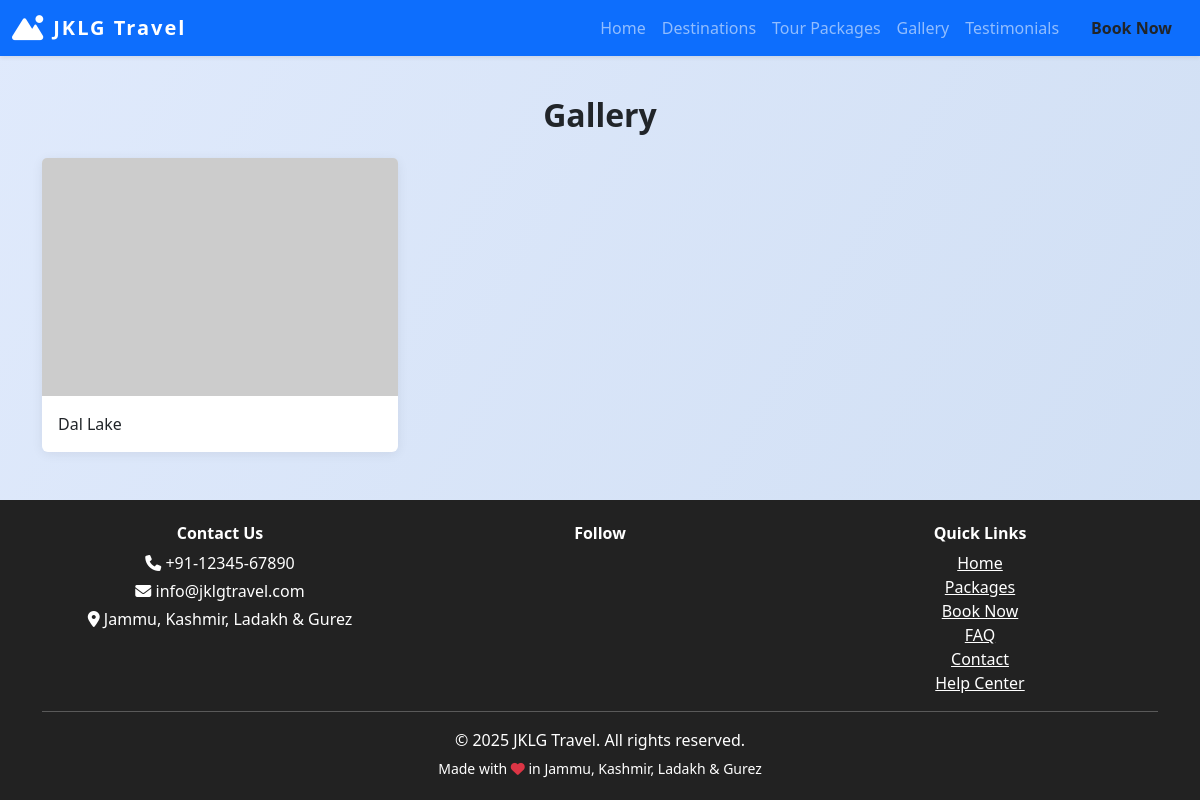
/gallery, run on an earlier commit of the app's database.
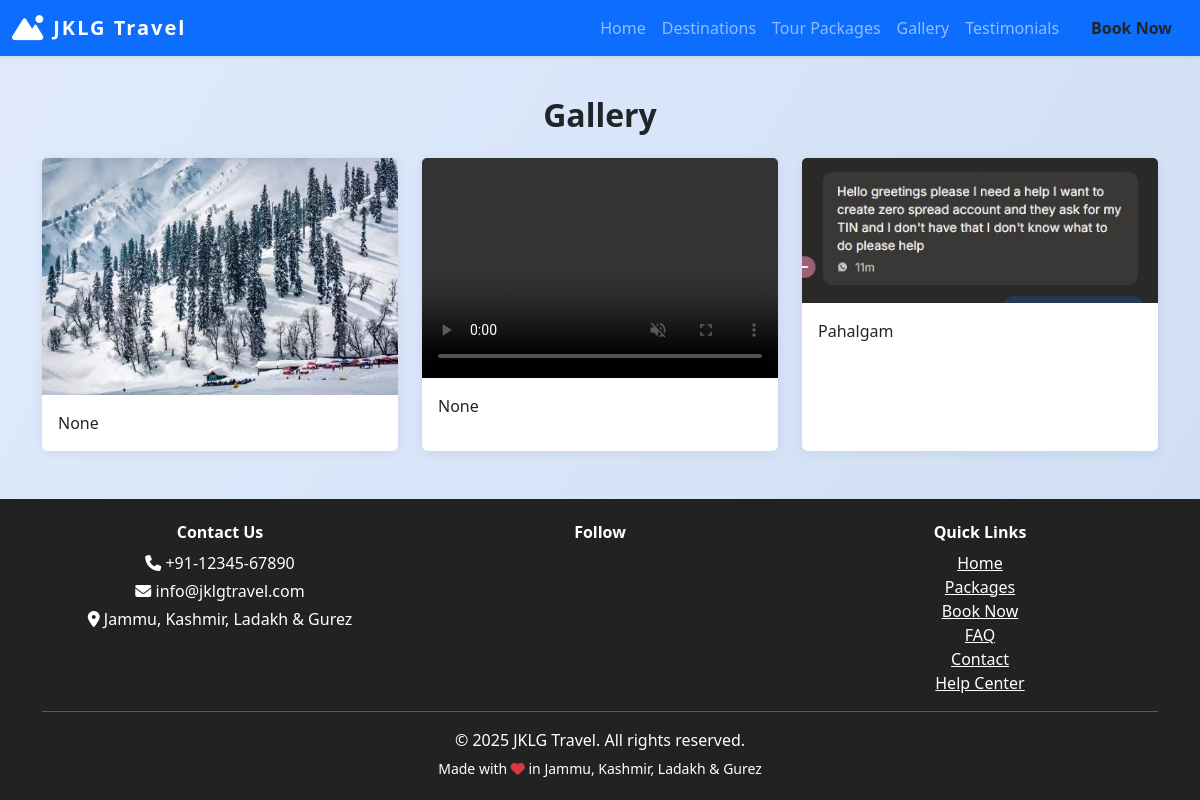
And on a later commit of the database.
### models.py (models this page shows)
class SiteSettings(db.Model):
    id = db.Column(db.Integer, primary_key=True)
    site_name = db.Column(db.String(120), default='JKLG Travel')
    site_title = db.Column(db.String(200), default='JKLG Travel - Explore Jammu, Kashmir, Ladakh & Gurez')
    logo = db.Column(db.String(200))
    phone = db.Column(db.String(30), default='+91-12345-67890')
    email = db.Column(db.String(120), default='info@jklgtravel.com')
    address = db.Column(db.String(200), default='Jammu, Kashmir, Ladakh & Gurez')
    facebook = db.Column(db.String(120))  # Username only
    instagram = db.Column(db.String(120))  # Username only
    twitter = db.Column(db.String(120))  # Username only
    linkedin = db.Column(db.String(120))  # Username only
    youtube = db.Column(db.String(120))  # Channel/user ID only
    whatsapp = db.Column(db.String(30))  # Number only
    telegram = db.Column(db.String(120))  # Username only
    meta_description = db.Column(db.String(300))
    about = db.Column(db.Text)
    google_analytics_id = db.Column(db.String(32))

class GalleryImage(db.Model):
    id = db.Column(db.Integer, primary_key=True)
    image = db.Column(db.String(200))
    caption = db.Column(db.String(200))
    video = db.Column(db.String(200))  # New field for video

### views.py (the view)
@main.route('/gallery')
def gallery():
    page = request.args.get('page', 1, type=int)
    per_page = 6
    pagination = GalleryImage.query.paginate(page=page, per_page=per_page, error_out=False)
    gallery = pagination.items
    return render_template('gallery.html', gallery=gallery, pagination=pagination)

### views.py (called while the page is built)
@main.context_processor
def inject_site_settings():
    settings = SiteSettings.query.first()
    return dict(site_settings=settings)

### templates/gallery.html (shortened to what this page needs)
{% extends 'base.html' %}
{% block content %}
<h2 class="section-title text-center">Gallery</h2>
<div class="row g-4">
    {% for g in gallery %}
    <div class="col-md-4">
        <div class="card h-100 gallery-card" data-bs-toggle="modal" data-bs-target="#galleryModal{{ g.id }}" style="cursor:pointer;">
            {% if g.image %}
            <img src="{{ url_for('static', filename='gallery/' + g.image) }}" class="card-img-top" alt="Gallery image">
            {% elif g.video %}
            <video class="card-img-top" src="{{ url_for('static', filename='gallery/' + g.video) }}" controls muted style="height:220px;object-fit:cover;"></video>
            {% else %}
            <img src="https://via.placeholder.com/600x400?text=Gallery" class="card-img-top" alt="Gallery image">
            {% endif %}
            <div class="card-body"><p class="card-text">{{ g.caption }}</p></div>
        </div>
    </div>
    {% endfor %}
</div>
{% endblock %}

### templates/base.html (shortened to what this page needs)
<!DOCTYPE html>
<html lang="en">
<head>
    <link rel="stylesheet" href="https://cdn.jsdelivr.net/npm/bootstrap@5.3.0/dist/css/bootstrap.min.css">
    <link rel="stylesheet" href="https://cdnjs.cloudflare.com/ajax/libs/font-awesome/6.4.0/css/all.min.css">
</head>
<body>
    <nav class="navbar navbar-expand-lg navbar-dark bg-primary shadow-sm">
        <div class="container-fluid">
            <a class="navbar-brand d-flex align-items-center gap-2" href="/">
                {% if site_settings and site_settings.logo %}
                    <img src="{{ url_for('static', filename=site_settings.logo) }}" alt="Logo" style="height:36px; width:auto; border-radius:6px;">
                {% else %}
                    <i class="fa fa-mountain-sun fa-lg"></i>
                {% endif %}
                {{ site_settings.site_name if site_settings and site_settings.site_name else 'JKLG Travel' }}
            </a>
            <div class="collapse navbar-collapse" id="navbarNav">
                <ul class="navbar-nav ms-auto">
                    <li class="nav-item"><a class="nav-link" href="/">Home</a></li>
                    <li class="nav-item"><a class="nav-link" href="/places">Destinations</a></li>
                    <li class="nav-item"><a class="nav-link" href="/packages">Tour Packages</a></li>
                    <li class="nav-item"><a class="nav-link" href="/gallery">Gallery</a></li>
                    <li class="nav-item"><a class="nav-link" href="/testimonials">Testimonials</a></li>
                    <li class="nav-item"><a class="nav-link btn btn-warning text-dark ms-2 px-3 fw-bold" href="/book">Book Now</a></li>
                </ul>
            </div>
        </div>
    </nav>
    <div class="container mt-4">
        {% block content %}{% endblock %}
    </div>
    <footer class="footer text-center mt-5">
        <div class="container">
            <div class="row mb-2">
                <div class="col-md-4 mb-2 mb-md-0">
                    <h6 class="fw-bold">Contact Us</h6>
                    <p class="mb-1"><i class="fa fa-phone"></i> {{ site_settings.phone if site_settings and site_settings.phone else '+91-12345-67890' }}</p>
                    <p class="mb-1"><i class="fa fa-envelope"></i> {{ site_settings.email if site_settings and site_settings.email else 'info@jklgtravel.com' }}</p>
                    <p class="mb-1"><i class="fa fa-map-marker-alt"></i> {{ site_settings.address if site_settings and site_settings.address else 'Jammu, Kashmir, Ladakh & Gurez' }}</p>
                </div>
                <div class="col-md-4 mb-2 mb-md-0">
                    <h6 class="fw-bold">Follow</h6>
                </div>
                <div class="col-md-4">
                    <h6 class="fw-bold">Quick Links</h6>
                    <a href="/" class="d-block text-white">Home</a>
                    <a href="/packages" class="d-block text-white">Packages</a>
                    <a href="/book" class="d-block text-white">Book Now</a>
                    <a href="/faq" class="d-block text-white">FAQ</a>
                    <a href="/contact" class="d-block text-white">Contact</a>
                    <a href="/help" class="d-block text-white">Help Center</a>
                </div>
            </div>
            <hr class="bg-light">
            <p class="mb-1">&copy; {{ 2025 }} {{ site_settings.site_name if site_settings and site_settings.site_name else 'JKLG Travel Agency' }}. All rights reserved.</p>
            <small>Made with <i class="fa fa-heart text-danger"></i> in Jammu, Kashmir, Ladakh & Gurez</small>
        </div>
    </footer>
</body>
</html>

### templates/base.html (style rules this page uses)
body { background: linear-gradient(120deg, #e0eafc, #cfdef3 100%); min-height: 100vh; }
.navbar-brand { font-weight: bold; letter-spacing: 2px; }
.section-title { margin-top: 40px; margin-bottom: 24px; font-weight: 700; }
.card { box-shadow: 0 2px 12px rgba(0,0,0,0.07); border: none; }
.footer { background: #222; color: #fff; padding: 24px 0; margin-top: 48px; }
.footer a { color: #fff; text-decoration: underline; }

What changed in the data, as far as the page shows it:
removed GalleryImage: caption "Dal Lake"
added GalleryImage: image (picture), caption "None"
added GalleryImage: caption "None"
added GalleryImage: image (picture), caption "Pahalgam"
